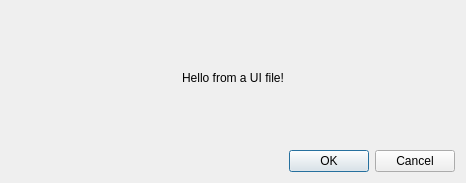
<?xml version="1.0" encoding="UTF-8"?>
<ui version="4.0">
  <class>MainWindow</class>
  <widget class="QDialog" name="MainWindow">
    <property name="geometry">
      <rect>
        <x>0</x>
        <y>0</y>
        <width>466</width>
        <height>183</height>
      </rect>
    </property>
    <property name="windowTitle">
      <string>Dialog</string>
    </property>
    <layout class="QVBoxLayout" name="verticalLayout">
      <item>
        <widget class="QLabel" name="label">
          <property name="text">
            <string>Hello from a UI file!</string>
          </property>
          <property name="alignment">
            <set>Qt::AlignCenter</set>
          </property>
        </widget>
      </item>
      <item>
        <widget class="QDialogButtonBox" name="buttonBox">
          <property name="orientation">
            <enum>Qt::Horizontal</enum>
          </property>
          <property name="standardButtons">
            <set>QDialogButtonBox::Cancel|QDialogButtonBox::Ok</set>
          </property>
        </widget>
      </item>
    </layout>
  </widget>
  <resources />
  <connections>
    <connection>
      <sender>buttonBox</sender>
      <signal>accepted()</signal>
      <receiver>MainWindow</receiver>
      <slot>accept()</slot>
      <hints>
        <hint type="sourcelabel">
          <x>248</x>
          <y>254</y>
        </hint>
        <hint type="destinationlabel">
          <x>157</x>
          <y>274</y>
        </hint>
      </hints>
    </connection>
    <connection>
      <sender>buttonBox</sender>
      <signal>rejected()</signal>
      <receiver>MainWindow</receiver>
      <slot>reject()</slot>
      <hints>
        <hint type="sourcelabel">
          <x>316</x>
          <y>260</y>
        </hint>
        <hint type="destinationlabel">
          <x>286</x>
          <y>274</y>
        </hint>
      </hints>
    </connection>
  </connections>
</ui>
